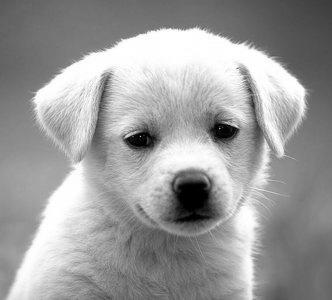
#> input picture keras-cnn/dog.jpg, 332 x 300 px, found by its file name
$ python convolution-demo.py   (older library calls are emulated)
#> lines starting #> are read from the running program, lines starting #| are printed output that depends on the picture
# This does a convolution on an image
# if you get an error
# ImportError: No module named skimage
# you may need to run:
# > pip install scikit-image
# > pip install scipy

import numpy as np

from skimage import io
from skimage import data
from scipy.signal import convolve2d

image = io.imread(r'C:\Users\blv\PycharmProjects\ML-Training-Keras-changes\keras-cnn\dog.jpg', as_grey=True)
#> image is the input picture: shape (300, 332) float64; min 0, max 1, mean 0.611

kernel = [[0.0, 0.0, 0.0],
          [10.0, 0.0, -10.0],
          [0.0, 0.0, 0.0]]

new_image = convolve2d(image, kernel)
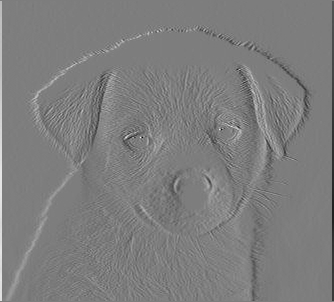
#> new_image: shape (302, 334) float64; min -7.33, max 7.53, mean 4.58e-19; drawn with min black and max white
new_image = new_image.clip(0.0, 1.0)
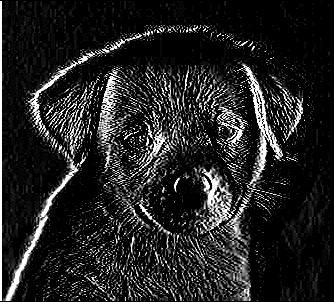
#> new_image: shape (302, 334) float64; min 0, max 1, mean 0.138

io.imsave(r'C:\Users\blv\PycharmProjects\ML-Training-Keras-changes\keras-cnn\out.png', new_image)
